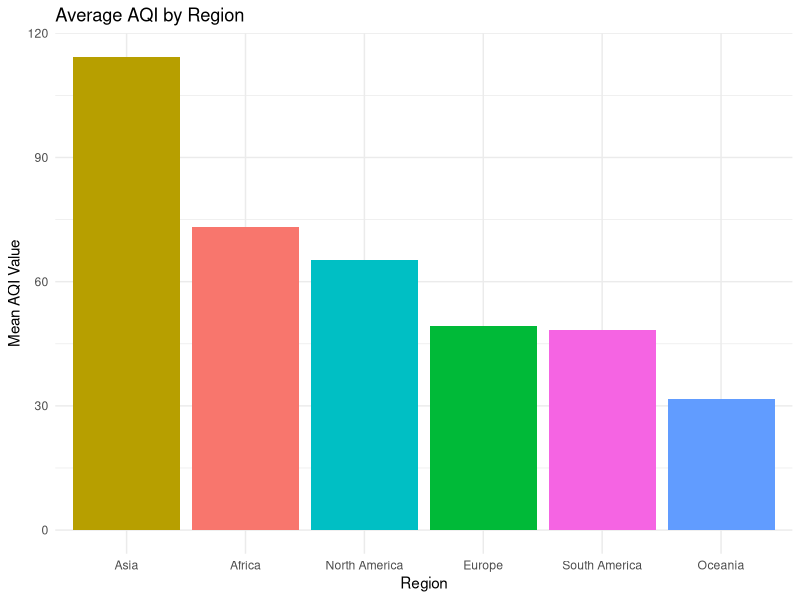
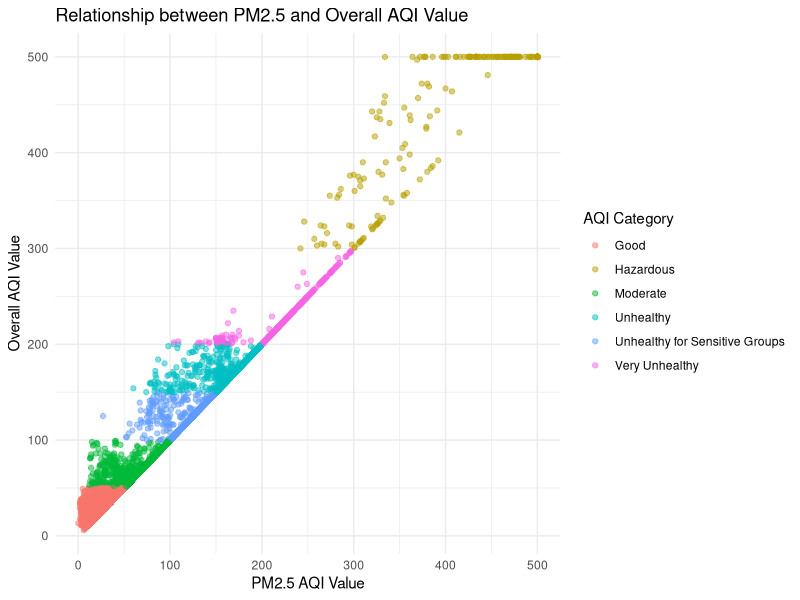
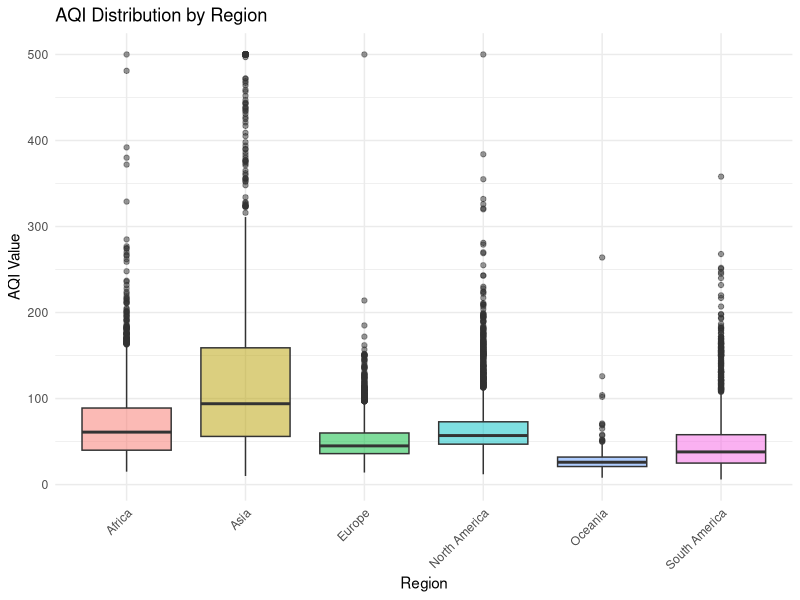
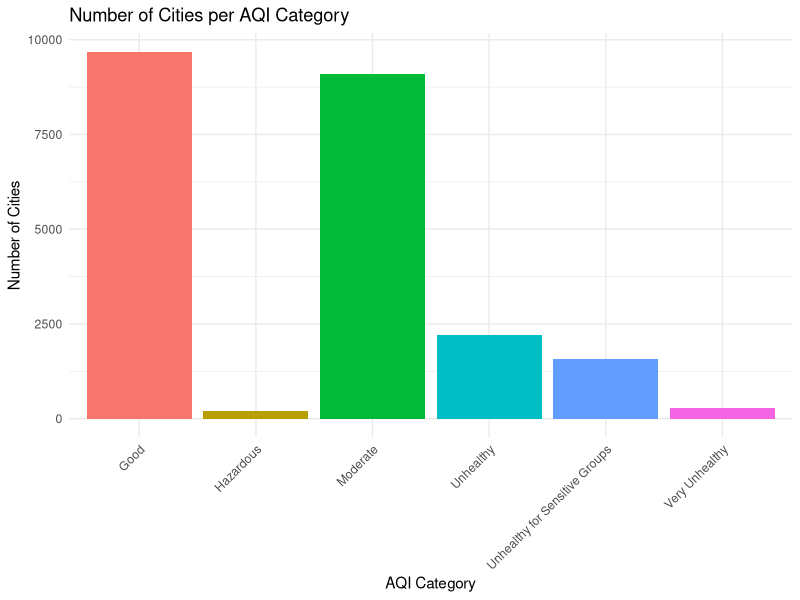
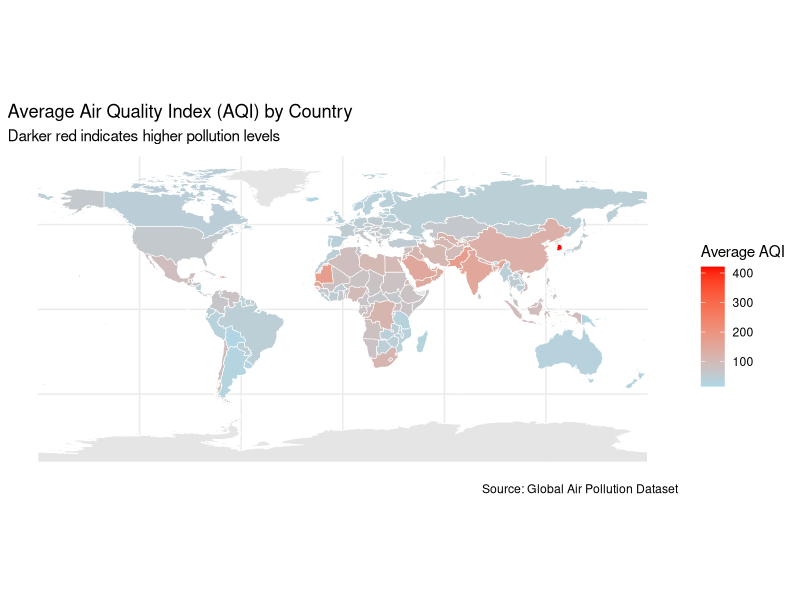

These charts were generated, in order, by the following R code:
## ---- chunk 1
knitr::opts_chunk$set(echo = TRUE)
library(tidyverse)
library(ggplot2)
library(dplyr)
library(readr)
library(scales)
library(sf)
library(rnaturalearth)
library(rnaturalearthdata)
## ---- chunk 2
pollution <- read_csv("global_air_pollution_dataset_cleaned.csv")

glimpse(pollution)

summary(pollution)

colSums(is.na(pollution))
## ---- chunk 3
pollution <- pollution %>%
mutate(
Region = as.factor(Region),
Country = as.factor(Country),
City = as.factor(City),
`AQI Category` = as.factor(`AQI Category`)
)
## ---- chunk 4
aqi_country <- pollution %>%
group_by(Country) %>%
summarise(Avg_AQI = mean(`AQI Value`, na.rm = TRUE))
print(aqi_country)
## ---- chunk 5
mean_aqi_region <- pollution %>%
group_by(Region) %>%
summarise(Avg_AQI = mean(`AQI Value`, na.rm = TRUE)) %>%
arrange(desc(Avg_AQI))
print(mean_aqi_region)
## ---- chunk 6
top15_cities <- pollution %>%
arrange(desc(`AQI Value`)) %>%
select(Country, City, `AQI Value`, `AQI Category`) %>%
head(15)
print(top15_cities)
## ---- chunk 7
ggplot(mean_aqi_region, aes(x = reorder(Region, -Avg_AQI), y = Avg_AQI, fill = Region)) +
geom_col(show.legend = FALSE) +
labs(
title = "Average AQI by Region",
x = "Region",
y = "Mean AQI Value"
) +
theme_minimal()
## ---- chunk 8
ggplot(pollution, aes(x = `PM2.5 AQI Value`, y = `AQI Value`, color = `AQI Category`)) +
geom_point(alpha = 0.5) +
labs(
title = "Relationship between PM2.5 and Overall AQI Value",
x = "PM2.5 AQI Value",
y = "Overall AQI Value"
) +
theme_minimal()
## ---- chunk 9
ggplot(pollution, aes(x = Region, y = `AQI Value`, fill = Region)) +
geom_boxplot(show.legend = FALSE, alpha = 0.5) +
labs(
title = "AQI Distribution by Region",
x = "Region",
y = "AQI Value"
) +
theme_minimal() +
theme(axis.text.x = element_text(angle = 45, hjust = 1))
## ---- chunk 10
pollution %>%
group_by(`AQI Category`) %>%
summarise(City_Count = n_distinct(City)) %>%
ggplot(aes(x = `AQI Category`, y = City_Count, fill = `AQI Category`)) +
geom_col(show.legend = FALSE) +
labs(
title = "Number of Cities per AQI Category",
x = "AQI Category",
y = "Number of Cities"
) +
theme_minimal() +
theme(axis.text.x = element_text(angle = 45, hjust = 1))
## ---- chunk 11
world <- ne_countries(scale = "medium", returnclass = "sf")
## ---- chunk 12
aqi_country <- aqi_country %>%
mutate(Country = case_when(
Country == "Bolivia (Plurinational State of)" ~ "Bolivia",
Country == "Bosnia and Herzegovina" ~ "Bosnia and Herz.",
Country == "Central African Republic" ~ "Central African Rep.",
Country == "Democratic Republic of the Congo" ~ "Dem. Rep. Congo",
Country == "Dominican Republic" ~ "Dominican Rep.",
Country == "Equatorial Guinea" ~ "Eq. Guinea",
Country == "Iran (Islamic Republic of)" ~ "Iran",
Country == "Kingdom of Eswatini" ~ "eSwatini",
Country == "Lao People's Democratic Republic" ~ "Laos",
Country == "Republic of Korea" ~ "South Korea",
Country == "Republic of Moldova" ~ "Moldova",
Country == "Republic of North Macedonia" ~ "North Macedonia",
Country == "Russian Federation" ~ "Russia",
Country == "Saint Kitts and Nevis" ~ "St. Kitts and Nevis",
Country == "Solomon Islands" ~ "Solomon Is.",
Country == "South Sudan" ~ "S. Sudan",
Country == "Syrian Arab Republic" ~ "Syria",
Country == "United Kingdom of Great Britain and Northern Ireland" ~ "United Kingdom",
Country == "United Republic of Tanzania" ~ "Tanzania",
Country == "Venezuela (Bolivarian Republic of)" ~ "Venezuela",
TRUE ~ Country
))
## ---- chunk 13
world_aqi <- left_join(world, aqi_country, by = c("name" = "Country"))
## ---- chunk 14
ggplot(data = world_aqi) +
geom_sf(aes(fill = Avg_AQI), color = "white", size = 0.1) +
scale_fill_gradient(
name = "Average AQI",
low = "lightblue",
high = "red",
na.value = "grey90"
) +
labs(
title = "Average Air Quality Index (AQI) by Country",
subtitle = "Darker red indicates higher pollution levels",
caption = "Source: Global Air Pollution Dataset"
) +
theme_minimal()
